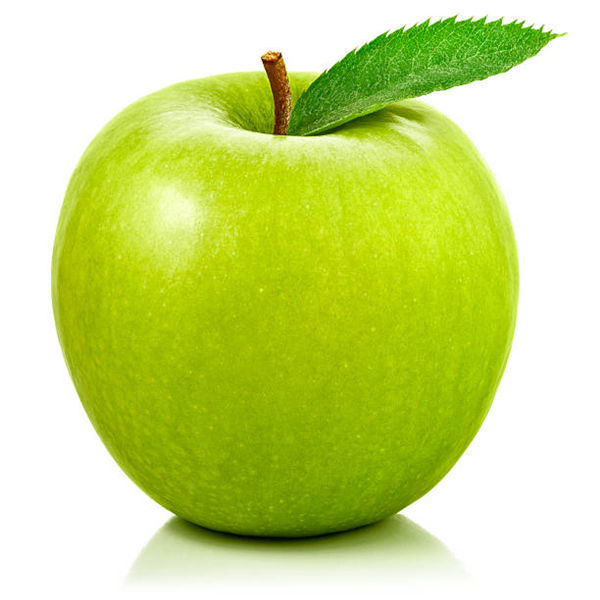
#> input picture open_modules/data/apple.jpg, 600 x 600 px, given in place of lenna.png, which was not available
$ python about_opencv_02.py
#> lines starting #> are read from the running program, lines starting #| are printed output that depends on the picture; pictures that were not available may be replaced by others from this repository, and a replacement may not be noted
# -*- coding: utf8 -*-
__author__ = 'wangqiang'

'''
pip install opencv-python==3.4.2.16
pip install opencv-contrib-python==3.4.2.16
'''

import cv2
import numpy as np
from matplotlib import pyplot as plt


# [107 lines left out: functions test01, test02, test03, not called in this run]


def test04():
    '''
    光照特效处理(开窗模式)
    :return:
    '''
    img = cv2.imread("data/lenna.png")
#> img is the input picture: shape (600, 600, 3); mean B, G, R 129.8, 220.4, 202.8
    h, w, c = img.shape
#> h = 600; w = 600; c = 3
    dst = np.zeros((h, w, c), dtype="uint8")
    strength = 50
    for i in range(h):
        for j in range(w):
            b = img[i, j][0]
            g = img[i, j][1]
            r = img[i, j][2]
            if 100 < i < 200 and 200 < j < 400 and b > 40:
                b = min(255, b + strength)
                g = min(255, g + strength)
                r = min(255, r + strength)
            dst[i, j][0] = b
            dst[i, j][1] = g
            dst[i, j][2] = r
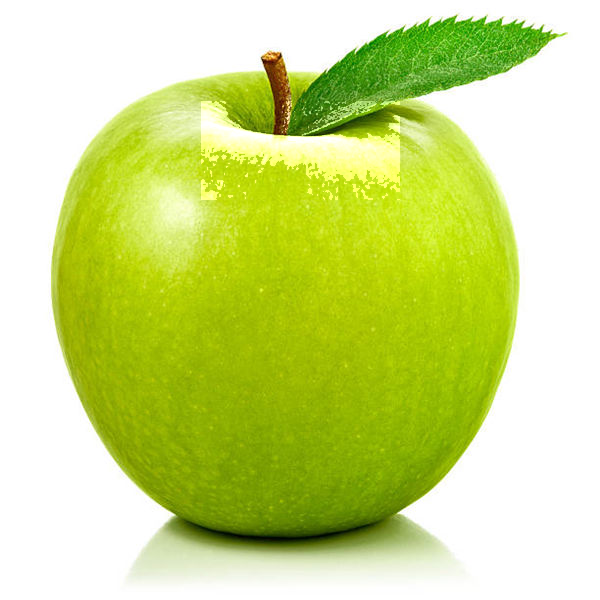
#> dst: shape (600, 600, 3); mean B, G, R 131.1, 221, 203.8
    b0, g0, r0 = cv2.split(img)
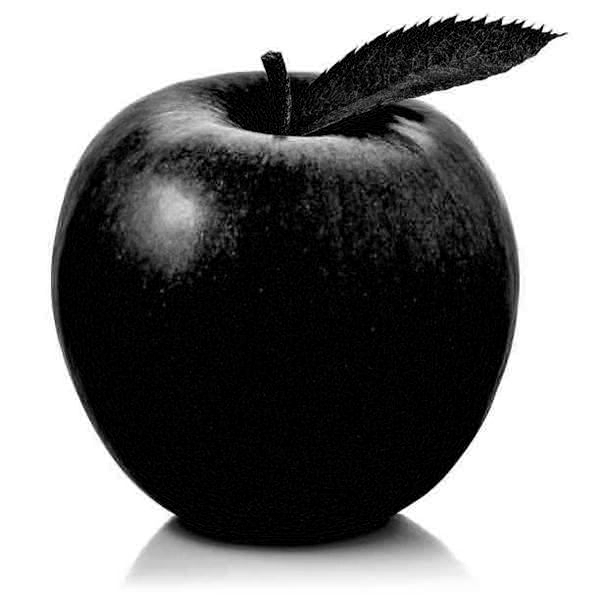
#> b0: shape (600, 600); min 0, max 255, mean 129.8
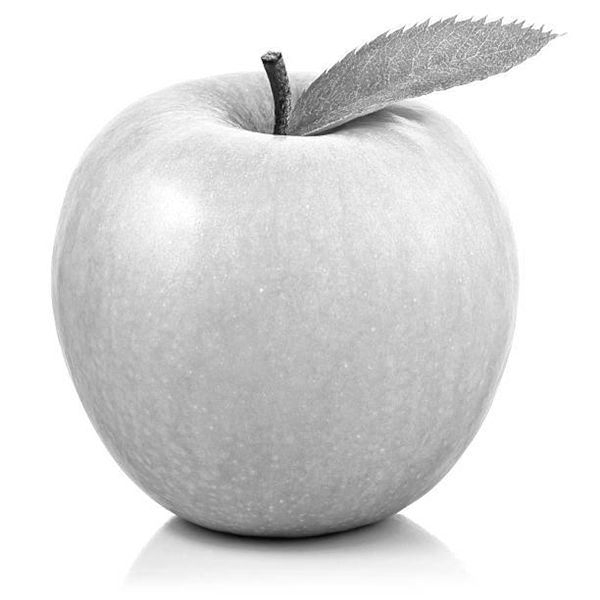
#> g0: shape (600, 600); min 1, max 255, mean 220.4
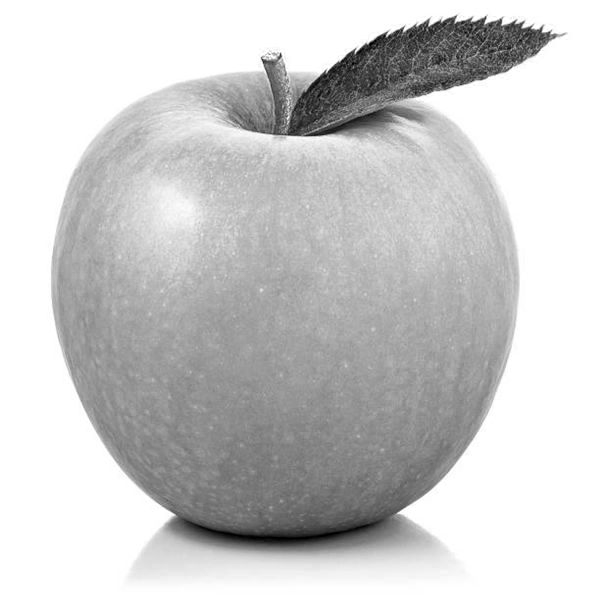
#> r0: shape (600, 600); min 0, max 255, mean 202.8
    b1, g1, r1 = cv2.split(dst)
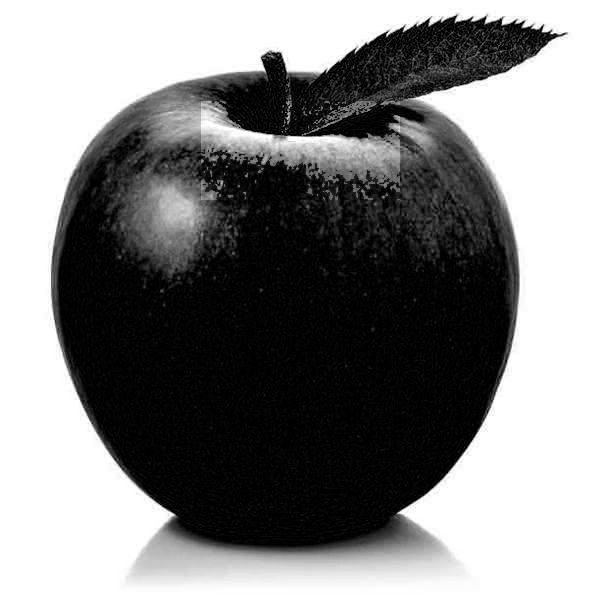
#> b1: shape (600, 600); min 0, max 255, mean 131.1
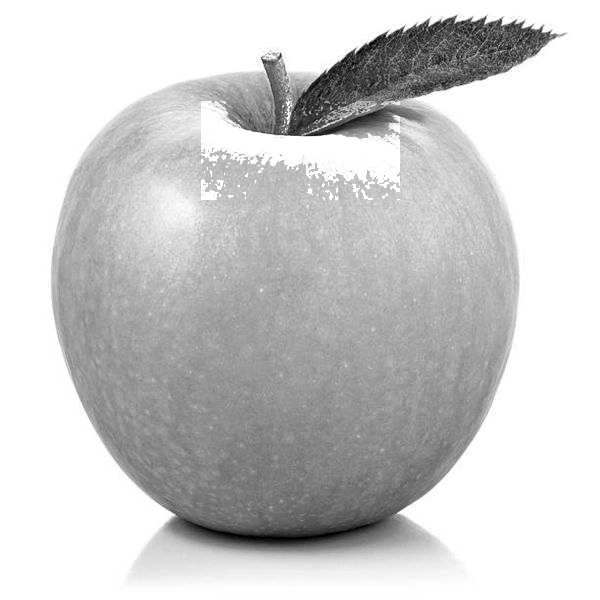
#> r1: shape (600, 600); min 0, max 255, mean 203.8
    plt.subplot(1, 2, 1)
    plt.title("Original-Image")
    plt.imshow(cv2.merge([r0, g0, b0]))
    plt.subplot(1, 2, 2)
    plt.title("Light-Image")
    plt.imshow(cv2.merge([r1, g1, b1]))
    plt.show()
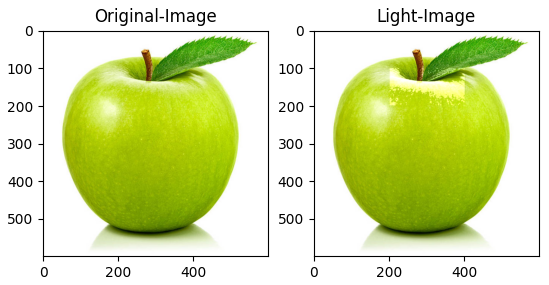
#> figure drawn by matplotlib, 2 panels


# [87 lines left out: functions test05, test06, test07, not called in this run]


if __name__ == "__main__":
    # test01()
    # test02()
    # test03()
    test04()
    # test05()
    # test06()
    # test07()

$ run again, on open_modules/data/rgb_circle.jpg
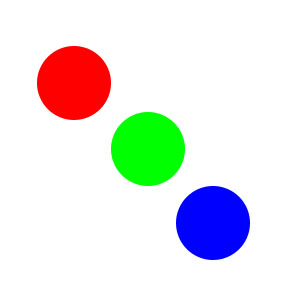
#> input picture open_modules/data/rgb_circle.jpg, 283 x 283 px, given in place of lenna.png, which was not available
#> in test04, img is the input picture: shape (283, 283, 3); mean B, G, R 227.5, 227.6, 227.5
#> in test04, `b0, g0, r0 = cv2.split(img)`:
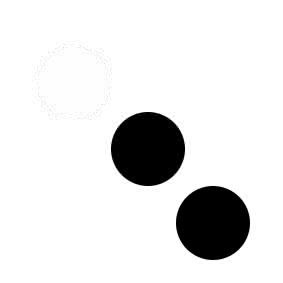
#> r0: shape (283, 283); min 0, max 255, mean 227.5
#> in test04, `plt.show()`:
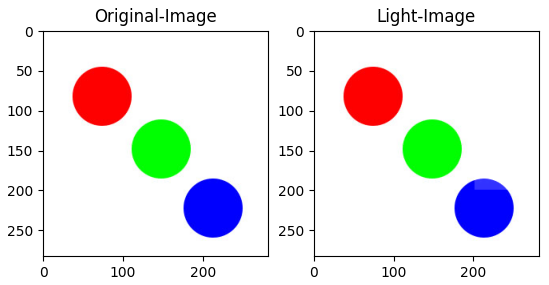
#> figure drawn by matplotlib, 2 panels
